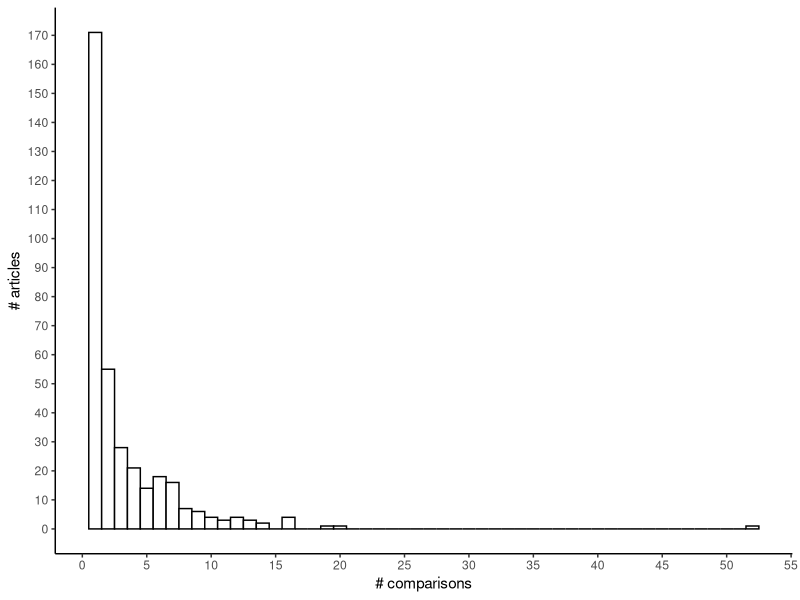
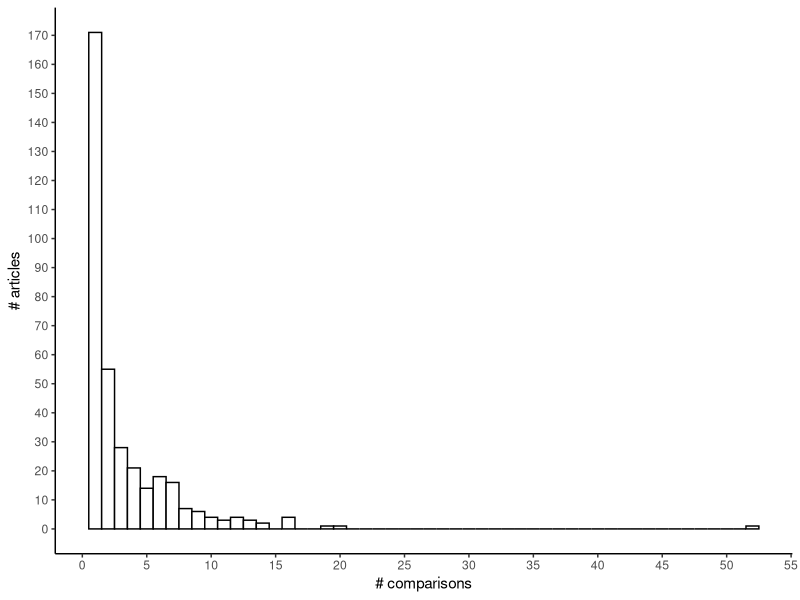

Here is the R script that generated these plots, in order:
## ---- chunk 1
knitr::opts_chunk$set(echo = F)
## ---- chunk 2
library(readxl)
library(tidyverse)
library(knitr)
## ---- chunk 3
dados_limpos = read_xlsx("dados_limpos-revisado.xlsx")
## ---- chunk 4
dados_limpos = dados_limpos %>% filter(!is.na(Abeta_sequence))
## ---- chunk 5
dados_completos1 = dados_limpos %>% filter(control_mean!=0&!is.na(control_mean)&treated_mean!=0&!is.na(treated_mean)&treated_variation!=0&!is.na(treated_variation))

dados_completos = dados_completos1 %>% filter(control_n!=0&!is.na(control_n)&treated_n!=0&!is.na(treated_n))
## ---- chunk 6
print("Total number of comparison extracted")
nrow(dados_limpos)

print("Number of papers for the complete dataset")
nrow(dados_limpos %>% count(rayyan.key))

print("Number of comparisons excluded for missing means or variation")
nrow(dados_limpos)-nrow(dados_completos1)

print("Number of comparisons excluded for missing sample sizes")
nrow(dados_completos1)-nrow(dados_completos)
## ---- chunk 7
comp.por.artigo = dados_completos %>% count(rayyan.key)

ggplot(comp.por.artigo, aes(x = n)) +
  geom_histogram(binwidth = 1, color = "black", fill = "white") +
  theme_classic() +
  scale_x_continuous(n.breaks = 12, name = "# comparisons") +
  scale_y_continuous(n.breaks = 15, name = "# articles")

ggsave("./Figures/comp-por-artigo.png")
min(comp.por.artigo$n)
max(comp.por.artigo$n)
median(comp.por.artigo$n)
mean(comp.por.artigo$n)
## ---- chunk 8
dados_completos[dados_completos=="WST-1"] = "WST"
dados_completos[dados_completos=="WST-8"] = "WST"
## ---- chunk 9
dados_completos = dados_completos %>% mutate(mean_n = (treated_n+control_n)/2)

dados_completos = dados_completos %>% mutate(Duration_days = Duration_hours/24)
## ---- chunk 10
dados_completos = dados_completos %>% rename(control_mean_original = control_mean) %>%
                                      rename(treated_mean_original = treated_mean) %>%
                                      rename(control_variation_original = control_variation) %>%
                                      rename(treated_variation_original = treated_variation)

dados_completos = dados_completos %>% mutate(control_mean = 
                                        if_else(is.na(control_mean_double_check)==T, true = control_mean_original, false = control_mean_double_check))

dados_completos = dados_completos %>% mutate(treated_mean = 
                                        if_else(is.na(treated_mean_double_check)==T, true = treated_mean_original, false = treated_mean_double_check))

dados_completos = dados_completos %>% mutate(control_variation = 
                                        if_else(is.na(control_variation_double_check)==T, true = control_variation_original, false = control_variation_double_check))

dados_completos = dados_completos %>% mutate(treated_variation = 
                                        if_else(is.na(treated_variation_double_check)==T, true = treated_variation_original, false = treated_variation_double_check))
## ---- chunk 11
dados_completos = dados_completos %>% mutate(control_sd = 
                                       if_else(condition = variation=="SD", true = control_variation, false = (control_variation*sqrt(control_n))))

dados_completos = dados_completos %>% mutate(treated_sd = 
                                       if_else(condition = variation=="SD", true = treated_variation, false = (treated_variation*sqrt(treated_n))))
## ---- chunk 12
dados_analise = dados_completos %>% select(-c("doi", "title", "figure", "dep_variable", "control_name", "treated_name", "control_mean_original", "control_mean_double_check", "control_variation_original", "control_variation_double_check", "treated_mean_original", "treated_mean_double_check", "treated_variation_original", "treated_variation_double_check", "OBS_n", "OBS_general", "Passage_number", "N_cells", "N_cells_unit", "N_cells_volume", "Plate_size", "Well_area", "Culture_medium", "Medium_supplements", "Differentiation_supplements", "Differentiation_protocol", "OBS"))
## ---- chunk 13
save(dados_analise, file = "dados_analise.R")
